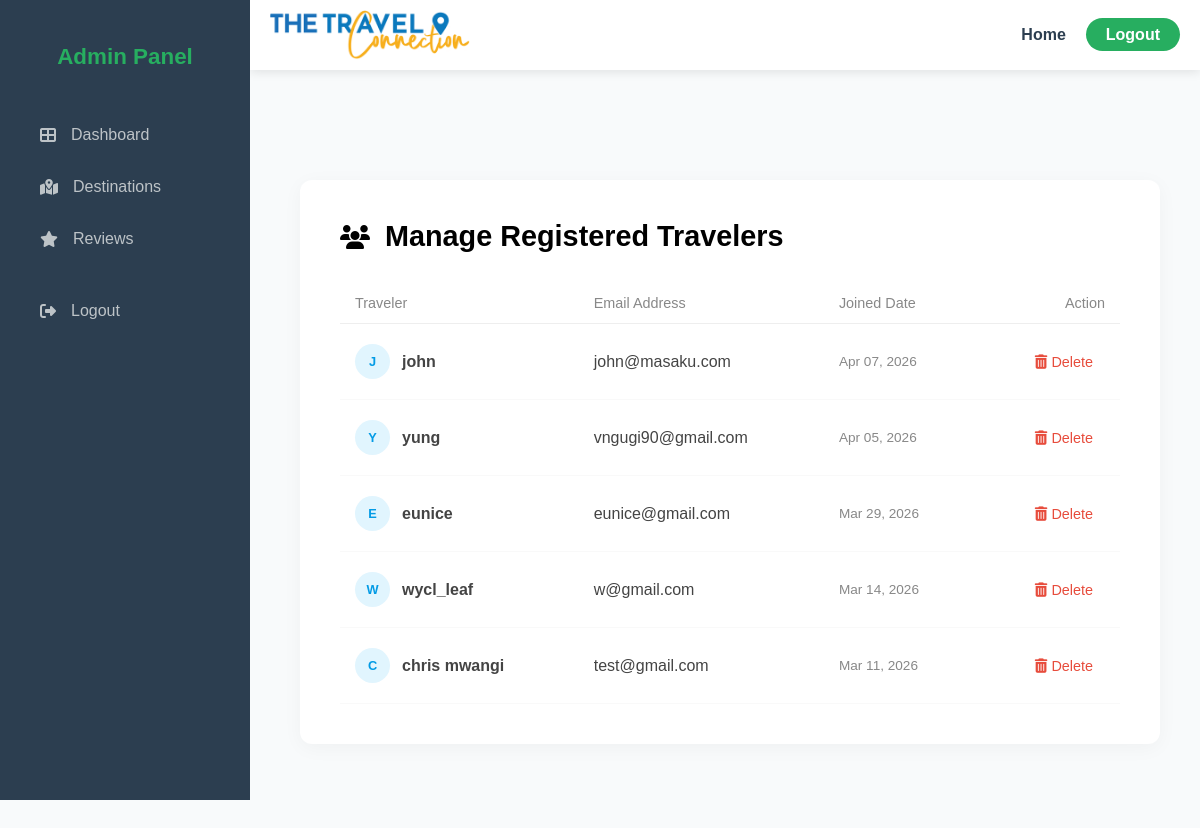
Page /admin/manage_users.php (signed in) on the committed database.
### tables this page shows
CREATE TABLE `users` (
  `id` int(11) NOT NULL,
  `name` varchar(100) NOT NULL,
  `email` varchar(100) NOT NULL,
  `password` varchar(255) NOT NULL,
  `role` varchar(20) NOT NULL DEFAULT 'user',
  `created_at` timestamp NOT NULL DEFAULT current_timestamp()
);

### admin/manage_users.php (the view, shortened to what this page needs)
<?php
include("../includes/db.php");
$query = "SELECT id, name, email, created_at FROM users ORDER BY created_at DESC";
$result = mysqli_query($link, $query);
include("../includes/header.php");
include("../includes/sidebar.php");
?>
<!DOCTYPE html>
<html lang="en">
<head>
    <link rel="stylesheet" href="https://cdnjs.cloudflare.com/ajax/libs/font-awesome/6.4.0/css/all.min.css">
</head>
<body>
<div class="main-content">
    <div class="user-container">
        <div class="table-header">
            <i class="fas fa-users"></i>
            <h2>Manage Registered Travelers</h2>
        </div>
        <table class="user-table">
            <thead>
                <tr>
                    <th>Traveler</th>
                    <th>Email Address</th>
                    <th>Joined Date</th>
                    <th style="text-align: right;">Action</th>
                </tr>
            </thead>
            <tbody>
                <?php if(mysqli_num_rows($result) > 0): ?>
                    <?php while($user = mysqli_fetch_assoc($result)): ?>
                        <tr>
                            <td>
                                <div class="user-info">
                                    <div class="user-initials">
                                        <?php echo strtoupper(substr($user['name'], 0, 1)); ?>
                                    </div>
                                    <strong><?php echo htmlspecialchars($user['name']); ?></strong>
                                </div>
                            </td>
                            <td><?php echo htmlspecialchars($user['email']); ?></td>
                            <td>
                                <span style="color: #888; font-size: 0.85rem;">
                                    <?php echo date('M d, Y', strtotime($user['created_at'])); ?>
                                </span>
                            </td>
                            <td style="text-align: right;">
                                <a href="manage_users.php?delete=<?php echo $user['id']; ?>"
                                   class="btn-delete"
                                   onclick="return confirm('Permanently delete this user?')">
                                    <i class="fas fa-trash-alt"></i> Delete
                                </a>
                            </td>
                        </tr>
                    <?php endwhile; ?>
                <?php else: ?>
                    <tr>
                        <td colspan="4" style="text-align: center; padding: 40px; color: #999;">No users found.</td>
                    </tr>
                <?php endif; ?>
            </tbody>
        </table>
    </div>
</div>
</body>
</html>

### includes/header.php (style rules this page uses)
:root { --primary-color: #27ae60; --dark-color: #2c3e50; --light-color: #ffffff; }

### admin/manage_users.php (style rules this page uses)
body { background: #f8fafb; font-family: 'Poppins', sans-serif; margin: 0; }
.main-content { margin-left: 260px; padding: 40px; padding-top: 110px; min-height: 100vh; }
.user-container { background: white; padding: 40px; border-radius: 12px; box-shadow: 0 4px 20px rgba(0,0,0,0.04); max-width: 1100px; margin: 0 auto; }
.table-header { display: flex; align-items: center; gap: 15px; margin-bottom: 30px; }
.table-header h2 { margin: 0; font-size: 1.8rem; color: #000; font-weight: 700; }
.table-header i { font-size: 1.5rem; color: #000; }
.user-table { width: 100%; border-collapse: collapse; margin-top: 20px; }
.user-table th { text-align: left; padding: 12px 15px; color: #888; font-weight: 500; border-bottom: 1px solid #eee; font-size: 0.9rem; text-transform: capitalize; }
.user-table td { padding: 20px 15px; border-bottom: 1px solid #f9f9f9; color: #444; vertical-align: middle; }
.user-info { display: flex; align-items: center; gap: 12px; }
.user-initials { width: 35px; height: 35px; background: #e1f5fe; color: #039be5; display: flex; align-items: center; justify-content: center; border-radius: 50%; font-weight: bold; font-size: 0.8rem; }
.btn-delete { color: #e74c3c; text-decoration: none; padding: 8px 12px; border-radius: 6px; transition: 0.2s; font-size: 0.9rem; }

### rows in the picture
users: name "J", name "john", email "john@masaku.com", created_at "Apr 07, 2026"
users: name "Y", name "yung", email "vngugi90@gmail.com", created_at "Apr 05, 2026"
users: name "E", name "eunice", email "eunice@gmail.com", created_at "Mar 29, 2026"
users: name "W", name "wycl_leaf", email "w@gmail.com", created_at "Mar 14, 2026"
users: name "C", name "chris mwangi", email "test@gmail.com", created_at "Mar 11, 2026"
